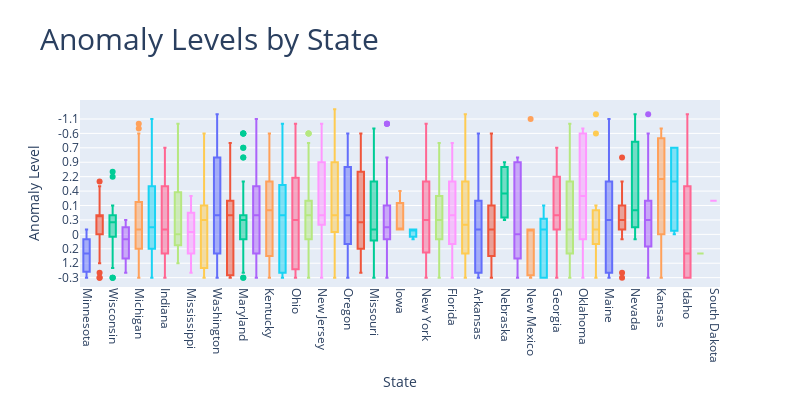

Notebook source saved alongside this figure:
### Markdown cell above
## Bivariate Analysis

### Code cell
fig = px.box(
    raw,
    x='state',
    y='anomaly_level',
    color='state',  # Optional: colors each box by state
    title='Anomaly Levels by State',
)

fig.update_layout(
    xaxis_title='State',
    yaxis_title='Anomaly Level',
    title_font=dict(size=30),
    xaxis_tickangle=90,
    font=dict(size=12),
    height=400,
    width=800,
    showlegend=False  # You can turn this on if coloring by state is meaningful
)

fig.show()
